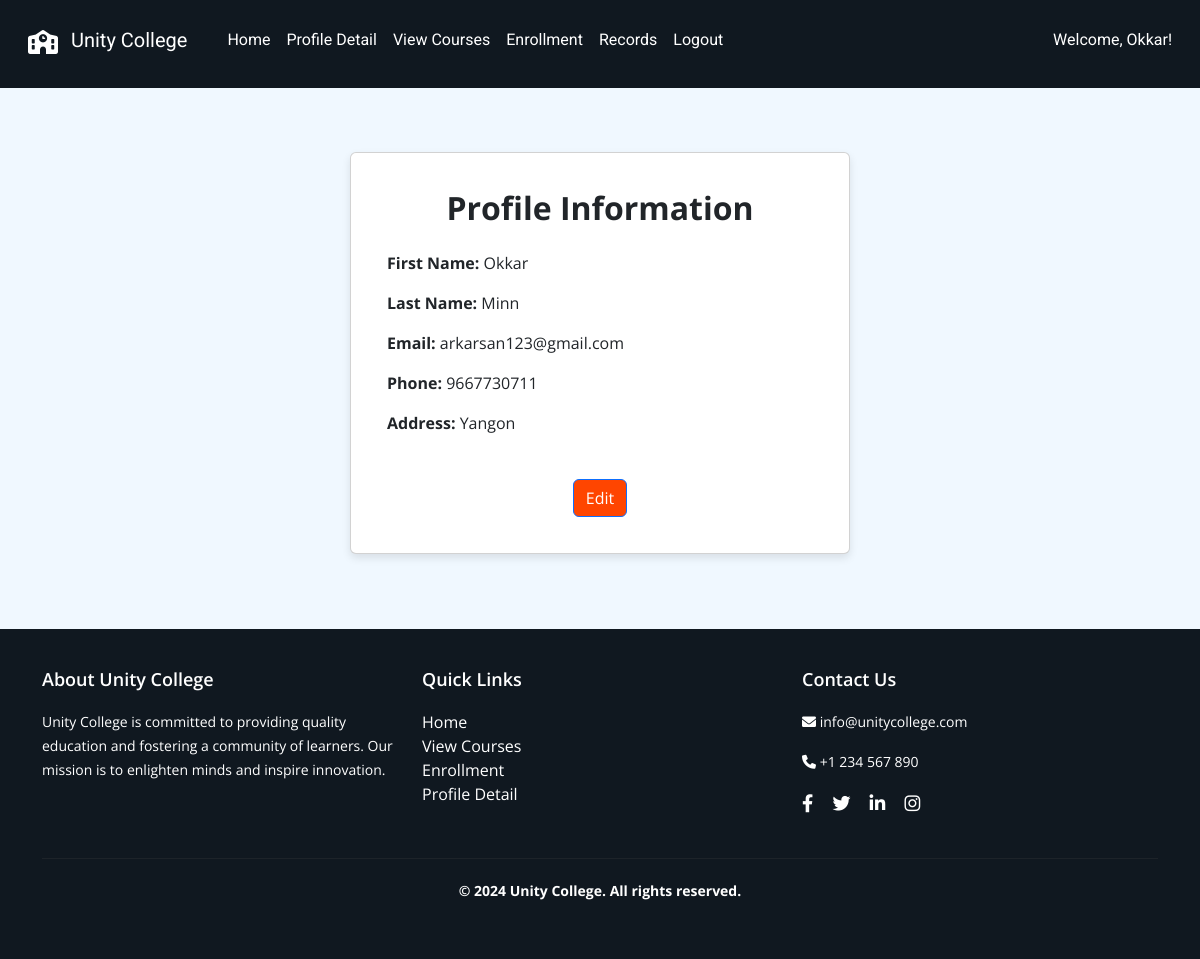
The app's page /student/profile (signed in), older data.
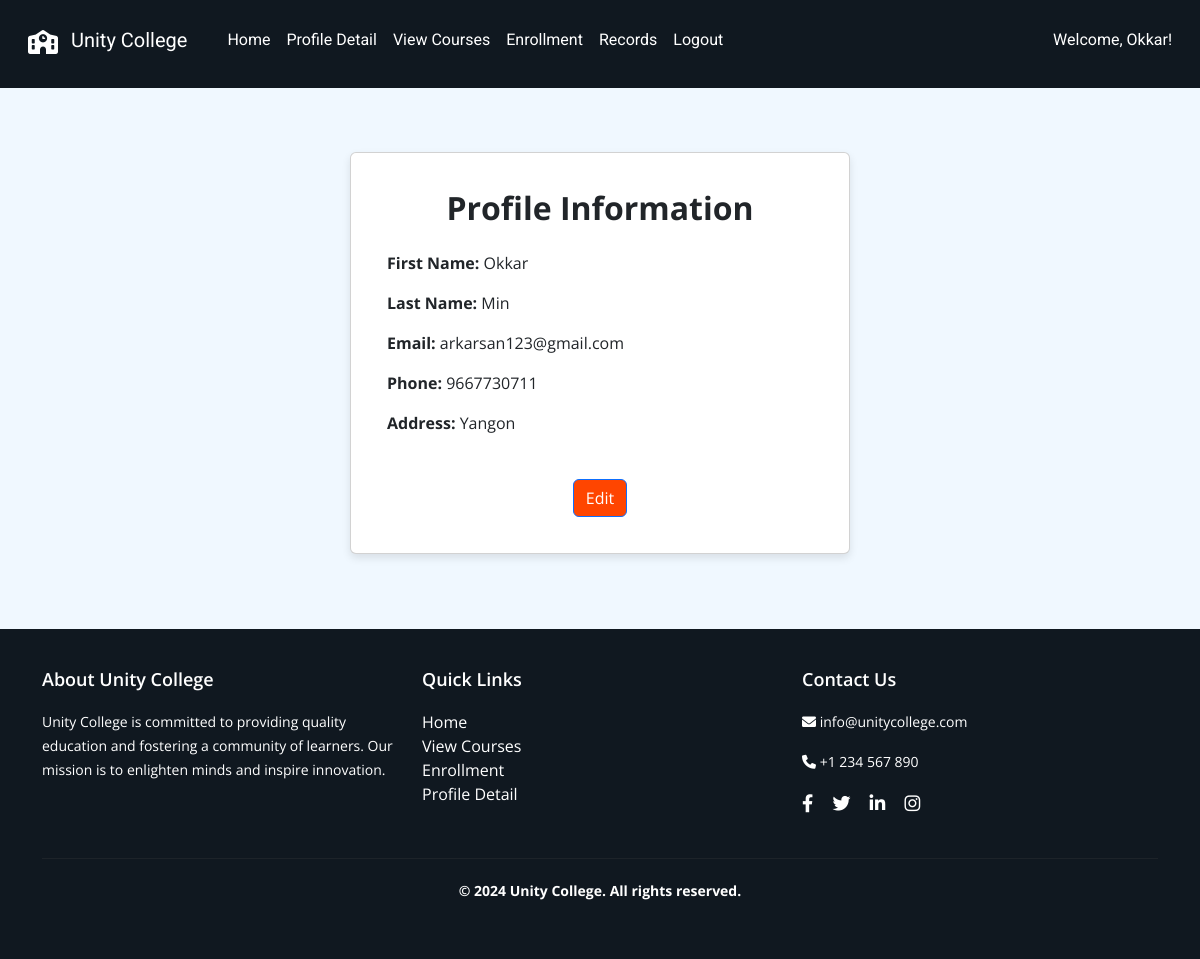
The same page, newer data.
### tables this page shows
CREATE TABLE "student" (
    "id" INTEGER PRIMARY KEY AUTOINCREMENT,
    "first_name" TEXT NOT NULL,
    "last_name" TEXT NOT NULL,
    "email" TEXT NOT NULL,
    "phone" INTEGER NOT NULL,
    "address" TEXT NOT NULL,
    "password" TEXT NOT NULL
);

### app.py (the view)
@app.route("/student/profile")
def view_profile():
    if 'username' not in session or session.get('user_type') != 'student':
        return redirect(url_for('student_login'))
    username = session.get('username')
    try:
        profile = query_db("SELECT first_name, last_name, email, phone, address FROM student WHERE first_name = ?", (username,), one=True)
        if not profile:
            return redirect(url_for('home'))
    except Exception as e:
        print(traceback.format_exc())
        profile = {}
    return render_template("student/profile.html", profile=profile, username=username)

### dbcontroller.py (called while the page is built)
def query_db(query, args=(), one=False):
    con = sqlite3.connect('advweb.db')
    cur = con.cursor()
    cur.execute(query, args)
    rv = cur.fetchall()
    cur.close()
    con.close()
    return (rv[0] if rv else None) if one else rv

### templates/student/profile.html
{% extends "/student/layout.html" %} {% block content %}
<link rel="stylesheet" href="/static/css/student/profile.css" />
<div class="container mt-5">
  <div class="card profile-card mx-auto">
    <div class="card-body">
      <h2 class="text-center mb-4"><strong>Profile Information</strong></h2>
      <p><strong>First Name:</strong> {{ profile[0] }}</p>
      <p><strong>Last Name:</strong> {{ profile[1] }}</p>
      <p><strong>Email:</strong> {{ profile[2] }}</p>
      <p><strong>Phone:</strong> {{ profile[3] }}</p>
      <p><strong>Address:</strong> {{ profile[4] }}</p>
      <div class="text-center mt-4">
        <a href="{{ url_for('edit_profile') }}" class="btn btn-primary">Edit</a>
      </div>
    </div>
  </div>
</div>
{% endblock %}

### templates/student/layout.html (shortened to what this page needs)
<!DOCTYPE html>
<html lang="en">
  <head>
    <link
      href="https://cdn.jsdelivr.net/npm/bootstrap@5.3.0/dist/css/bootstrap.min.css"
      rel="stylesheet"
    />
    <link href="/static/css/student/layout.css" rel="stylesheet" />
    <link
      rel="stylesheet"
      href="https://cdnjs.cloudflare.com/ajax/libs/font-awesome/6.0.0-beta3/css/all.min.css"
    />
  </head>
  <body>
    <nav class="navbar navbar-expand-lg navbar-light navbar-custom">
      <div class="container-fluid">
        <a class="navbar-brand" href="#">
          <i class="fas fa-school me-2"></i> Unity College
        </a>
        <div class="collapse navbar-collapse" id="navbarNav">
          <ul class="navbar-nav me-auto">
            <li class="nav-item">
              <a class="nav-link" href="{{ url_for('home') }}">Home</a>
            </li>
            <li class="nav-item">
              <a class="nav-link" href="{{ url_for('view_profile') }}"
                >Profile Detail</a
              >
            </li>
            <li class="nav-item">
              <a class="nav-link" href="{{ url_for('view_courses') }}"
                >View Courses</a
              >
            </li>
            <li class="nav-item">
              <a class="nav-link" href="{{ url_for('student_enroll') }}"
                >Enrollment</a
              >
            </li>
            <li class="nav-item">
              <a class="nav-link" href="{{ url_for('view_enrollment_records')}}"
                >Records</a
              >
            </li>
            {% if username %}
            <li class="nav-item">
              <a class="nav-link" href="{{ url_for('student_logout') }}"
                >Logout</a
              >
            </li>
            {% else %}
            <li class="nav-item">
              <a class="nav-link" href="{{ url_for('student_signup') }}"
                >Sign Up</a
              >
            </li>
            {% endif %}
          </ul>
          {% if username %}
          <div class="d-flex">
            <span class="navbar-text me-3">Welcome, {{ username }}!</span>
          </div>
          {% endif %}
        </div>
      </div>
    </nav>
    <div class="container mt-4">{% block content %}{% endblock %}</div>
    <footer class="footer mt-4 text-white">
      <div class="container">
        <div class="row">
          <div class="col-md-4">
            <h5>About Unity College</h5>
            <p>
              Unity College is committed to providing quality education and
              fostering a community of learners. Our mission is to enlighten
              minds and inspire innovation.
            </p>
          </div>
          <div class="col-md-4">
            <h5>Quick Links</h5>
            <ul class="list-unstyled">
              <li>
                <a href="{{ url_for('home') }}" class="footer-link">Home</a>
              </li>
              <li>
                <a href="{{ url_for('view_courses') }}" class="footer-link"
                  >View Courses</a
                >
              </li>
              <li>
                <a href="{{ url_for('student_enroll') }}" class="footer-link"
                  >Enrollment</a
                >
              </li>
              <li>
                <a href="{{ url_for('view_profile') }}" class="footer-link"
                  >Profile Detail</a
                >
              </li>
            </ul>
          </div>
          <div class="col-md-4">
            <h5>Contact Us</h5>
            <p><i class="fas fa-envelope"></i> info@unitycollege.com</p>
            <p><i class="fas fa-phone"></i> +1 234 567 890</p>
            <div class="social-icons">
              <a href="#" class="footer-link"
                ><i class="fab fa-facebook-f"></i
              ></a>
              <a href="#" class="footer-link"><i class="fab fa-twitter"></i></a>
              <a href="#" class="footer-link"
                ><i class="fab fa-linkedin-in"></i
              ></a>
              <a href="#" class="footer-link"
                ><i class="fab fa-instagram"></i
              ></a>
            </div>
          </div>
        </div>
        <div class="row mt-3">
          <div class="col-12">
            <hr class="footer-hr" />
            <p class="text-center">
              <strong>&copy; 2024 Unity College. All rights reserved.</strong>
            </p>
          </div>
        </div>
      </div>
    </footer>
  </body>
</html>

### static/css/student/layout.css (style rules this page uses)
html, body { height: 100%; margin: 0; font-family: "Open Sans", sans-serif; }
body { display: flex; flex-direction: column; }
.container { flex: 1; }
.navbar-custom { background-color: #101820; color: #ffffff; }
.container-fluid { background-color: #101820; }
.navbar-brand i { font-size: 1.5rem; vertical-align: middle; }
.navbar-custom .navbar-brand, .navbar-custom .nav-link { color: #ffffff; font-family: "Roboto", sans-serif; padding: 0.5rem 1rem; }
@media (min-width: 768px) { .navbar-custom { height: 80px; } }
@media (min-width: 768px) { .navbar-custom .navbar-brand, .navbar-custom .nav-link { line-height: 80px; } }
.navbar-text { color: #ffffff; font-family: "Roboto", sans-serif; }
.footer { background-color: #101820; color: #ffffff; padding: 40px 0; font-family: "Open Sans", sans-serif; box-shadow: none; position: relative; z-index: 2; }
.footer h5 { font-size: 18px; margin-bottom: 20px; font-weight: 600; }
.footer p { font-size: 14px; line-height: 1.7; }
.footer .footer-link { color: #ffffff; text-decoration: none; }
.footer .social-icons { margin-top: 10px; }
.footer .social-icons a { color: #ffffff; margin-right: 15px; font-size: 18px; text-decoration: none; }
.footer-hr { border-color: #444; margin: 20px 0; }
.btn-primary { background-color: #ff4500; color: #ffffff; }
body { background-color: #f0f8ff; }

### static/css/student/profile.css (style rules this page uses)
.profile-card { max-width: 500px; margin: 0 auto; padding: 20px; box-shadow: 0 4px 8px rgba(0, 0, 0, 0.1); margin-bottom: 50px; }
.card-body p { text-align: justify; }
.card-body h2 { text-align: center; }
.card-body .btn { margin-top: 20px; }

Row changes from the older to the newer data that the page shows:
changed student "Okkar": last_name "Minn" → "Min"
